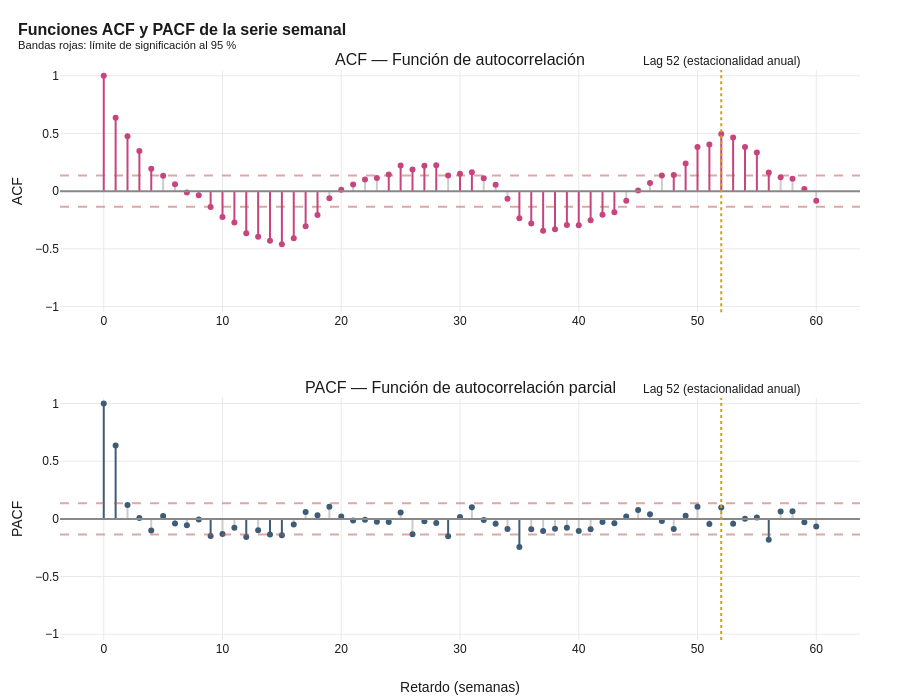

The notebook cell saved with this chart:
### Markdown cell above
## 3. Análisis de autocorrelaciones (ACF y PACF)

El análisis de autocorrelaciones cuantifica la dependencia entre los valores de la serie en distintos retardos temporales (t-1, t-2, ..., t-k). La función ACF (autocorrelación) mide la correlación entre la serie y sus retardos, mientras que la PACF (autocorrelación parcial) mide la correlación marginal una vez controlados los retardos intermedios. Ambas funciones son la herramienta clásica para identificar el orden adecuado del modelo SARIMA.

### Code cell
# 3.1 Cálculo de ACF y PACF sobre la serie original
n_lags = 60  # Cubrir más de un ciclo estacional anual

acf_vals  = acf(serie.dropna(), nlags=n_lags, fft=False)
pacf_vals = pacf(serie.dropna(), nlags=n_lags, method="ywm")

# Banda de confianza al 95% (aproximación)
n_obs = len(serie.dropna())
banda = 1.96 / np.sqrt(n_obs)

# Visualización
fig = make_subplots(
    rows=2, cols=1, subplot_titles=("ACF — Función de autocorrelación",
                                      "PACF — Función de autocorrelación parcial"),
    vertical_spacing=0.15,
)

# ACF
for i, val in enumerate(acf_vals):
    color = COLOR_NACIONAL if abs(val) > banda else "#CCCCCC"
    fig.add_trace(go.Scatter(x=[i, i], y=[0, val], mode="lines",
                              line=dict(color=color, width=2), showlegend=False), row=1, col=1)
fig.add_trace(go.Scatter(x=list(range(n_lags+1)), y=acf_vals, mode="markers",
                          marker=dict(size=6, color=COLOR_NACIONAL), showlegend=False), row=1, col=1)
fig.add_hline(y=banda, line_dash="dash", line_color=COLOR_NEGATIVO, row=1, col=1, opacity=0.5)
fig.add_hline(y=-banda, line_dash="dash", line_color=COLOR_NEGATIVO, row=1, col=1, opacity=0.5)
fig.add_hline(y=0, line_color="#888", row=1, col=1)

# PACF
for i, val in enumerate(pacf_vals):
    color = COLOR_INTERNACIONAL if abs(val) > banda else "#CCCCCC"
    fig.add_trace(go.Scatter(x=[i, i], y=[0, val], mode="lines",
                              line=dict(color=color, width=2), showlegend=False), row=2, col=1)
fig.add_trace(go.Scatter(x=list(range(n_lags+1)), y=pacf_vals, mode="markers",
                          marker=dict(size=6, color=COLOR_INTERNACIONAL), showlegend=False), row=2, col=1)
fig.add_hline(y=banda, line_dash="dash", line_color=COLOR_NEGATIVO, row=2, col=1, opacity=0.5)
fig.add_hline(y=-banda, line_dash="dash", line_color=COLOR_NEGATIVO, row=2, col=1, opacity=0.5)
fig.add_hline(y=0, line_color="#888", row=2, col=1)

# Línea vertical en lag 52 (estacionalidad anual)
fig.add_vline(x=52, line_dash="dot", line_color=COLOR_DESTACAR, line_width=2,
              annotation_text="Lag 52 (estacionalidad anual)",
              annotation_position="top", row="all", col=1)

fig.update_layout(
    title=dict(text="<b>Funciones ACF y PACF de la serie semanal</b><br><sup>Bandas rojas: límite de significación al 95 %</sup>"),
    height=700, showlegend=False,
)
fig.update_xaxes(title_text="Retardo (semanas)", row=2, col=1)
fig.update_yaxes(title_text="ACF", row=1, col=1, range=[-1.05, 1.05])
fig.update_yaxes(title_text="PACF", row=2, col=1, range=[-1.05, 1.05])
guardar_y_mostrar(fig, "05_acf_pacf_original", h=700)

### Figure 1 — Plotly figure (JSON) as saved in the notebook; plotly's stock layout.template omitted (floating-point values rounded to 4 significant figures)
{"data": [{"line": {"color": "#C8447F", "width": 2}, "mode": "lines", "showlegend": false, "type": "scatter", "x": [0, 0], "xaxis": "x", "y": [0, 1], "yaxis": "y"}, {"line": {"color": "#C8447F", "width": 2}, "mode": "lines", "showlegend": false, "type": "scatter", "x": [1, 1], "xaxis": "x", "y": [0, 0.6352], "yaxis": "y"}, {"line": {"color": "#C8447F", "width": 2}, "mode": "lines", "showlegend": false, "type": "scatter", "x": [2, 2], "xaxis": "x", "y": [0, 0.4752], "yaxis": "y"}, {"line": {"color": "#C8447F", "width": 2}, "mode": "lines", "showlegend": false, "type": "scatter", "x": [3, 3], "xaxis": "x", "y": [0, 0.3468], "yaxis": "y"}, {"line": {"color": "#C8447F", "width": 2}, "mode": "lines", "showlegend": false, "type": "scatter", "x": [4, 4], "xaxis": "x", "y": [0, 0.1948], "yaxis": "y"}, {"line": {"color": "#CCCCCC", "width": 2}, "mode": "lines", "showlegend": false, "type": "scatter", "x": [5, 5], "xaxis": "x", "y": [0, 0.1338], "yaxis": "y"}, {"line": {"color": "#CCCCCC", "width": 2}, "mode": "lines", "showlegend": false, "type": "scatter", "x": [6, 6], "xaxis": "x", "y": [0, 0.05901], "yaxis": "y"}, {"line": {"color": "#CCCCCC", "width": 2}, "mode": "lines", "showlegend": false, "type": "scatter", "x": [7, 7], "xaxis": "x", "y": [0, -0.01166], "yaxis": "y"}, {"line": {"color": "#CCCCCC", "width": 2}, "mode": "lines", "showlegend": false, "type": "scatter", "x": [8, 8], "xaxis": "x", "y": [0, -0.03563], "yaxis": "y"}, {"line": {"color": "#C8447F", "width": 2}, "mode": "lines", "showlegend": false, "type": "scatter", "x": [9, 9], "xaxis": "x", "y": [0, -0.1384], "yaxis": "y"}, {"line": {"color": "#C8447F", "width": 2}, "mode": "lines", "showlegend": false, "type": "scatter", "x": [10, 10], "xaxis": "x", "y": [0, -0.2253], "yaxis": "y"}, {"line": {"color": "#C8447F", "width": 2}, "mode": "lines", "showlegend": false, "type": "scatter", "x": [11, 11], "xaxis": "x", "y": [0, -0.2729], "yaxis": "y"}, {"line": {"color": "#C8447F", "width": 2}, "mode": "lines", "showlegend": false, "type": "scatter", "x": [12, 12], "xaxis": "x", "y": [0, -0.3642], "yaxis": "y"}, {"line": {"color": "#C8447F", "width": 2}, "mode": "lines", "showlegend": false, "type": "scatter", "x": [13, 13], "xaxis": "x", "y": [0, -0.3947], "yaxis": "y"}, {"line": {"color": "#C8447F", "width": 2}, "mode": "lines", "showlegend": false, "type": "scatter", "x": [14, 14], "xaxis": "x", "y": [0, -0.4304], "yaxis": "y"}, {"line": {"color": "#C8447F", "width": 2}, "mode": "lines", "showlegend": false, "type": "scatter", "x": [15, 15], "xaxis": "x", "y": [0, -0.4608], "yaxis": "y"}, {"line": {"color": "#C8447F", "width": 2}, "mode": "lines", "showlegend": false, "type": "scatter", "x": [16, 16], "xaxis": "x", "y": [0, -0.4086], "yaxis": "y"}, {"line": {"color": "#C8447F", "width": 2}, "mode": "lines", "showlegend": false, "type": "scatter", "x": [17, 17], "xaxis": "x", "y": [0, -0.304], "yaxis": "y"}, {"line": {"color": "#C8447F", "width": 2}, "mode": "lines", "showlegend": false, "type": "scatter", "x": [18, 18], "xaxis": "x", "y": [0, -0.2071], "yaxis": "y"}, {"line": {"color": "#CCCCCC", "width": 2}, "mode": "lines", "showlegend": false, "type": "scatter", "x": [19, 19], "xaxis": "x", "y": [0, -0.06207], "yaxis": "y"}, {"line": {"color": "#CCCCCC", "width": 2}, "mode": "lines", "showlegend": false, "type": "scatter", "x": [20, 20], "xaxis": "x", "y": [0, 0.01154], "yaxis": "y"}, {"line": {"color": "#CCCCCC", "width": 2}, "mode": "lines", "showlegend": false, "type": "scatter", "x": [21, 21], "xaxis": "x", "y": [0, 0.05648], "yaxis": "y"}, {"line": {"color": "#CCCCCC", "width": 2}, "mode": "lines", "showlegend": false, "type": "scatter", "x": [22, 22], "xaxis": "x", "y": [0, 0.1016], "yaxis": "y"}, {"line": {"color": "#CCCCCC", "width": 2}, "mode": "lines", "showlegend": false, "type": "scatter", "x": [23, 23], "xaxis": "x", "y": [0, 0.1138], "yaxis": "y"}, {"line": {"color": "#C8447F", "width": 2}, "mode": "lines", "showlegend": false, "type": "scatter", "x": [24, 24], "xaxis": "x", "y": [0, 0.1444], "yaxis": "y"}, {"line": {"color": "#C8447F", "width": 2}, "mode": "lines", "showlegend": false, "type": "scatter", "x": [25, 25], "xaxis": "x", "y": [0, 0.222], "yaxis": "y"}, {"line": {"color": "#C8447F", "width": 2}, "mode": "lines", "showlegend": false, "type": "scatter", "x": [26, 26], "xaxis": "x", "y": [0, 0.188], "yaxis": "y"}, {"line": {"color": "#C8447F", "width": 2}, "mode": "lines", "showlegend": false, "type": "scatter", "x": [27, 27], "xaxis": "x", "y": [0, 0.2208], "yaxis": "y"}, {"line": {"color": "#C8447F", "width": 2}, "mode": "lines", "showlegend": false, "type": "scatter", "x": [28, 28], "xaxis": "x", "y": [0, 0.2237], "yaxis": "y"}, {"line": {"color": "#CCCCCC", "width": 2}, "mode": "lines", "showlegend": false, "type": "scatter", "x": [29, 29], "xaxis": "x", "y": [0, 0.1356], "yaxis": "y"}, {"line": {"color": "#C8447F", "width": 2}, "mode": "lines", "showlegend": false, "type": "scatter", "x": [30, 30], "xaxis": "x", "y": [0, 0.1501], "yaxis": "y"}, {"line": {"color": "#C8447F", "width": 2}, "mode": "lines", "showlegend": false, "type": "scatter", "x": [31, 31], "xaxis": "x", "y": [0, 0.1639], "yaxis": "y"}, {"line": {"color": "#CCCCCC", "width": 2}, "mode": "lines", "showlegend": false, "type": "scatter", "x": [32, 32], "xaxis": "x", "y": [0, 0.1111], "yaxis": "y"}, {"line": {"color": "#CCCCCC", "width": 2}, "mode": "lines", "showlegend": false, "type": "scatter", "x": [33, 33], "xaxis": "x", "y": [0, 0.0547], "yaxis": "y"}, {"line": {"color": "#CCCCCC", "width": 2}, "mode": "lines", "showlegend": false, "type": "scatter", "x": [34, 34], "xaxis": "x", "y": [0, -0.06546], "yaxis": "y"}, {"line": {"color": "#C8447F", "width": 2}, "mode": "lines", "showlegend": false, "type": "scatter", "x": [35, 35], "xaxis": "x", "y": [0, -0.2341], "yaxis": "y"}, {"line": {"color": "#C8447F", "width": 2}, "mode": "lines", "showlegend": false, "type": "scatter", "x": [36, 36], "xaxis": "x", "y": [0, -0.2812], "yaxis": "y"}, {"line": {"color": "#C8447F", "width": 2}, "mode": "lines", "showlegend": false, "type": "scatter", "x": [37, 37], "xaxis": "x", "y": [0, -0.3442], "yaxis": "y"}, {"line": {"color": "#C8447F", "width": 2}, "mode": "lines", "showlegend": false, "type": "scatter", "x": [38, 38], "xaxis": "x", "y": [0, -0.33], "yaxis": "y"}, {"line": {"color": "#C8447F", "width": 2}, "mode": "lines", "showlegend": false, "type": "scatter", "x": [39, 39], "xaxis": "x", "y": [0, -0.2938], "yaxis": "y"}, {"line": {"color": "#C8447F", "width": 2}, "mode": "lines", "showlegend": false, "type": "scatter", "x": [40, 40], "xaxis": "x", "y": [0, -0.2949], "yaxis": "y"}, {"line": {"color": "#C8447F", "width": 2}, "mode": "lines", "showlegend": false, "type": "scatter", "x": [41, 41], "xaxis": "x", "y": [0, -0.2531], "yaxis": "y"}, {"line": {"color": "#C8447F", "width": 2}, "mode": "lines", "showlegend": false, "type": "scatter", "x": [42, 42], "xaxis": "x", "y": [0, -0.2052], "yaxis": "y"}, {"line": {"color": "#C8447F", "width": 2}, "mode": "lines", "showlegend": false, "type": "scatter", "x": [43, 43], "xaxis": "x", "y": [0, -0.1824], "yaxis": "y"}, {"line": {"color": "#CCCCCC", "width": 2}, "mode": "lines", "showlegend": false, "type": "scatter", "x": [44, 44], "xaxis": "x", "y": [0, -0.08303], "yaxis": "y"}, {"line": {"color": "#CCCCCC", "width": 2}, "mode": "lines", "showlegend": false, "type": "scatter", "x": [45, 45], "xaxis": "x", "y": [0, 0.005721], "yaxis": "y"}, {"line": {"color": "#CCCCCC", "width": 2}, "mode": "lines", "showlegend": false, "type": "scatter", "x": [46, 46], "xaxis": "x", "y": [0, 0.0702], "yaxis": "y"}, {"line": {"color": "#CCCCCC", "width": 2}, "mode": "lines", "showlegend": false, "type": "scatter", "x": [47, 47], "xaxis": "x", "y": [0, 0.1349], "yaxis": "y"}, {"line": {"color": "#C8447F", "width": 2}, "mode": "lines", "showlegend": false, "type": "scatter", "x": [48, 48], "xaxis": "x", "y": [0, 0.1403], "yaxis": "y"}, {"line": {"color": "#C8447F", "width": 2}, "mode": "lines", "showlegend": false, "type": "scatter", "x": [49, 49], "xaxis": "x", "y": [0, 0.2391], "yaxis": "y"}, {"line": {"color": "#C8447F", "width": 2}, "mode": "lines", "showlegend": false, "type": "scatter", "x": [50, 50], "xaxis": "x", "y": [0, 0.3825], "yaxis": "y"}, {"line": {"color": "#C8447F", "width": 2}, "mode": "lines", "showlegend": false, "type": "scatter", "x": [51, 51], "xaxis": "x", "y": [0, 0.4033], "yaxis": "y"}, {"line": {"color": "#C8447F", "width": 2}, "mode": "lines", "showlegend": false, "type": "scatter", "x": [52, 52], "xaxis": "x", "y": [0, 0.4951], "yaxis": "y"}, {"line": {"color": "#C8447F", "width": 2}, "mode": "lines", "showlegend": false, "type": "scatter", "x": [53, 53], "xaxis": "x", "y": [0, 0.4647], "yaxis": "y"}, {"line": {"color": "#C8447F", "width": 2}, "mode": "lines", "showlegend": false, "type": "scatter", "x": [54, 54], "xaxis": "x", "y": [0, 0.3835], "yaxis": "y"}, {"line": {"color": "#C8447F", "width": 2}, "mode": "lines", "showlegend": false, "type": "scatter", "x": [55, 55], "xaxis": "x", "y": [0, 0.3346], "yaxis": "y"}, {"line": {"color": "#C8447F", "width": 2}, "mode": "lines", "showlegend": false, "type": "scatter", "x": [56, 56], "xaxis": "x", "y": [0, 0.1616], "yaxis": "y"}, {"line": {"color": "#CCCCCC", "width": 2}, "mode": "lines", "showlegend": false, "type": "scatter", "x": [57, 57], "xaxis": "x", "y": [0, 0.1198], "yaxis": "y"}, {"line": {"color": "#CCCCCC", "width": 2}, "mode": "lines", "showlegend": false, "type": "scatter", "x": [58, 58], "xaxis": "x", "y": [0, 0.1082], "yaxis": "y"}, {"line": {"color": "#CCCCCC", "width": 2}, "mode": "lines", "showlegend": false, "type": "scatter", "x": [59, 59], "xaxis": "x", "y": [0, 0.01885], "yaxis": "y"}, {"line": {"color": "#CCCCCC", "width": 2}, "mode": "lines", "showlegend": false, "type": "scatter", "x": [60, 60], "xaxis": "x", "y": [0, -0.08236], "yaxis": "y"}, {"marker": {"color": "#C8447F", "size": 6}, "mode": "markers", "showlegend": false, "type": "scatter", "x": [0, 1, 2, 3, 4, 5, 6, 7, 8, 9, 10, 11, 12, 13, 14, 15, 16, 17, 18, 19, 20, 21, 22, 23, 24, 25, 26, 27, 28, 29, 30, 31, 32, 33, 34, 35, 36, 37, 38, 39, 40, 41, 42, 43, 44, 45, 46, 47, 48, 49, 50, 51, 52, 53, 54, 55, 56, 57, 58, 59, 60], "xaxis": "x", "y": [1.0, 0.6352, 0.4752, 0.3468, 0.1948, 0.1338, 0.05901, -0.01166, -0.03563, -0.1384, -0.2253, -0.2729, -0.3642, -0.3947, -0.4304, -0.4608, -0.4086, -0.304, -0.2071, -0.06207, 0.01154, 0.05648, 0.1016, 0.1138, 0.1444, 0.222, 0.188, 0.2208, 0.2237, 0.1356, 0.1501, 0.1639, 0.1111, 0.0547, -0.06546, -0.2341, -0.2812, -0.3442, -0.33, -0.2938, -0.2949, -0.2531, -0.2052, -0.1824, -0.08303, 0.005721, 0.0702, 0.1349, 0.1403, 0.2391, 0.3825, 0.4033, 0.4951, 0.4647, 0.3835, 0.3346, 0.1616, 0.1198, 0.1082, 0.01885, -0.08236], "yaxis": "y"}, {"line": {"color": "#3E5C76", "width": 2}, "mode": "lines", "showlegend": false, "type": "scatter", "x": [0, 0], "xaxis": "x2", "y": [0, 1], "yaxis": "y2"}, {"line": {"color": "#3E5C76", "width": 2}, "mode": "lines", "showlegend": false, "type": "scatter", "x": [1, 1], "xaxis": "x2", "y": [0, 0.6352], "yaxis": "y2"}, {"line": {"color": "#CCCCCC", "width": 2}, "mode": "lines", "showlegend": false, "type": "scatter", "x": [2, 2], "xaxis": "x2", "y": [0, 0.1202], "yaxis": "y2"}, {"line": {"color": "#CCCCCC", "width": 2}, "mode": "lines", "showlegend": false, "type": "scatter", "x": [3, 3], "xaxis": "x2", "y": [0, 0.008162], "yaxis": "y2"}, {"line": {"color": "#CCCCCC", "width": 2}, "mode": "lines", "showlegend": false, "type": "scatter", "x": [4, 4], "xaxis": "x2", "y": [0, -0.1001], "yaxis": "y2"}, {"line": {"color": "#CCCCCC", "width": 2}, "mode": "lines", "showlegend": false, "type": "scatter", "x": [5, 5], "xaxis": "x2", "y": [0, 0.02415], "yaxis": "y2"}, {"line": {"color": "#CCCCCC", "width": 2}, "mode": "lines", "showlegend": false, "type": "scatter", "x": [6, 6], "xaxis": "x2", "y": [0, -0.03966], "yaxis": "y2"}, {"line": {"color": "#CCCCCC", "width": 2}, "mode": "lines", "showlegend": false, "type": "scatter", "x": [7, 7], "xaxis": "x2", "y": [0, -0.05614], "yaxis": "y2"}, {"line": {"color": "#CCCCCC", "width": 2}, "mode": "lines", "showlegend": false, "type": "scatter", "x": [8, 8], "xaxis": "x2", "y": [0, -0.004394], "yaxis": "y2"}, {"line": {"color": "#3E5C76", "width": 2}, "mode": "lines", "showlegend": false, "type": "scatter", "x": [9, 9], "xaxis": "x2", "y": [0, -0.1482], "yaxis": "y2"}, {"line": {"color": "#CCCCCC", "width": 2}, "mode": "lines", "showlegend": false, "type": "scatter", "x": [10, 10], "xaxis": "x2", "y": [0, -0.13], "yaxis": "y2"}, {"line": {"color": "#CCCCCC", "width": 2}, "mode": "lines", "showlegend": false, "type": "scatter", "x": [11, 11], "xaxis": "x2", "y": [0, -0.07664], "yaxis": "y2"}, {"line": {"color": "#3E5C76", "width": 2}, "mode": "lines", "showlegend": false, "type": "scatter", "x": [12, 12], "xaxis": "x2", "y": [0, -0.1582], "yaxis": "y2"}, {"line": {"color": "#CCCCCC", "width": 2}, "mode": "lines", "showlegend": false, "type": "scatter", "x": [13, 13], "xaxis": "x2", "y": [0, -0.09967], "yaxis": "y2"}, {"line": {"color": "#3E5C76", "width": 2}, "mode": "lines", "showlegend": false, "type": "scatter", "x": [14, 14], "xaxis": "x2", "y": [0, -0.1363], "yaxis": "y2"}, {"line": {"color": "#3E5C76", "width": 2}, "mode": "lines", "showlegend": false, "type": "scatter", "x": [15, 15], "xaxis": "x2", "y": [0, -0.1429], "yaxis": "y2"}, {"line": {"color": "#CCCCCC", "width": 2}, "mode": "lines", "showlegend": false, "type": "scatter", "x": [16, 16], "xaxis": "x2", "y": [0, -0.04906], "yaxis": "y2"}, {"line": {"color": "#CCCCCC", "width": 2}, "mode": "lines", "showlegend": false, "type": "scatter", "x": [17, 17], "xaxis": "x2", "y": [0, 0.05886], "yaxis": "y2"}, {"line": {"color": "#CCCCCC", "width": 2}, "mode": "lines", "showlegend": false, "type": "scatter", "x": [18, 18], "xaxis": "x2", "y": [0, 0.03063], "yaxis": "y2"}, {"line": {"color": "#CCCCCC", "width": 2}, "mode": "lines", "showlegend": false, "type": "scatter", "x": [19, 19], "xaxis": "x2", "y": [0, 0.1053], "yaxis": "y2"}, {"line": {"color": "#CCCCCC", "width": 2}, "mode": "lines", "showlegend": false, "type": "scatter", "x": [20, 20], "xaxis": "x2", "y": [0, 0.02124], "yaxis": "y2"}, {"line": {"color": "#CCCCCC", "width": 2}, "mode": "lines", "showlegend": false, "type": "scatter", "x": [21, 21], "xaxis": "x2", "y": [0, -0.01511], "yaxis": "y2"}, {"line": {"color": "#CCCCCC", "width": 2}, "mode": "lines", "showlegend": false, "type": "scatter", "x": [22, 22], "xaxis": "x2", "y": [0, -0.006608], "yaxis": "y2"}, {"line": {"color": "#CCCCCC", "width": 2}, "mode": "lines", "showlegend": false, "type": "scatter", "x": [23, 23], "xaxis": "x2", "y": [0, -0.02387], "yaxis": "y2"}, {"line": {"color": "#CCCCCC", "width": 2}, "mode": "lines", "showlegend": false, "type": "scatter", "x": [24, 24], "xaxis": "x2", "y": [0, -0.02651], "yaxis": "y2"}, {"line": {"color": "#CCCCCC", "width": 2}, "mode": "lines", "showlegend": false, "type": "scatter", "x": [25, 25], "xaxis": "x2", "y": [0, 0.05429], "yaxis": "y2"}, {"line": {"color": "#CCCCCC", "width": 2}, "mode": "lines", "showlegend": false, "type": "scatter", "x": [26, 26], "xaxis": "x2", "y": [0, -0.1343], "yaxis": "y2"}, {"line": {"color": "#CCCCCC", "width": 2}, "mode": "lines", "showlegend": false, "type": "scatter", "x": [27, 27], "xaxis": "x2", "y": [0, -0.02084], "yaxis": "y2"}, {"line": {"color": "#CCCCCC", "width": 2}, "mode": "lines", "showlegend": false, "type": "scatter", "x": [28, 28], "xaxis": "x2", "y": [0, -0.03571], "yaxis": "y2"}, {"line": {"color": "#3E5C76", "width": 2}, "mode": "lines", "showlegend": false, "type": "scatter", "x": [29, 29], "xaxis": "x2", "y": [0, -0.1505], "yaxis": "y2"}, {"line": {"color": "#CCCCCC", "width": 2}, "mode": "lines", "showlegend": false, "type": "scatter", "x": [30, 30], "xaxis": "x2", "y": [0, 0.01668], "yaxis": "y2"}, {"line": {"color": "#CCCCCC", "width": 2}, "mode": "lines", "showlegend": false, "type": "scatter", "x": [31, 31], "xaxis": "x2", "y": [0, 0.1002], "yaxis": "y2"}, {"line": {"color": "#CCCCCC", "width": 2}, "mode": "lines", "showlegend": false, "type": "scatter", "x": [32, 32], "xaxis": "x2", "y": [0, -0.009236], "yaxis": "y2"}, {"line": {"color": "#CCCCCC", "width": 2}, "mode": "lines", "showlegend": false, "type": "scatter", "x": [33, 33], "xaxis": "x2", "y": [0, -0.04302], "yaxis": "y2"}, {"line": {"color": "#CCCCCC", "width": 2}, "mode": "lines", "showlegend": false, "type": "scatter", "x": [34, 34], "xaxis": "x2", "y": [0, -0.08823], "yaxis": "y2"}, {"line": {"color": "#3E5C76", "width": 2}, "mode": "lines", "showlegend": false, "type": "scatter", "x": [35, 35], "xaxis": "x2", "y": [0, -0.2431], "yaxis": "y2"}, {"line": {"color": "#CCCCCC", "width": 2}, "mode": "lines", "showlegend": false, "type": "scatter", "x": [36, 36], "xaxis": "x2", "y": [0, -0.09055], "yaxis": "y2"}, {"line": {"color": "#CCCCCC", "width": 2}, "mode": "lines", "showlegend": false, "type": "scatter", "x": [37, 37], "xaxis": "x2", "y": [0, -0.1044], "yaxis": "y2"}, {"line": {"color": "#CCCCCC", "width": 2}, "mode": "lines", "showlegend": false, "type": "scatter", "x": [38, 38], "xaxis": "x2", "y": [0, -0.08591], "yaxis": "y2"}, {"line": {"color": "#CCCCCC", "width": 2}, "mode": "lines", "showlegend": false, "type": "scatter", "x": [39, 39], "xaxis": "x2", "y": [0, -0.07787], "yaxis": "y2"}, {"line": {"color": "#CCCCCC", "width": 2}, "mode": "lines", "showlegend": false, "type": "scatter", "x": [40, 40], "xaxis": "x2", "y": [0, -0.1055], "yaxis": "y2"}, {"line": {"color": "#CCCCCC", "width": 2}, "mode": "lines", "showlegend": false, "type": "scatter", "x": [41, 41], "xaxis": "x2", "y": [0, -0.0904], "yaxis": "y2"}, {"line": {"color": "#CCCCCC", "width": 2}, "mode": "lines", "showlegend": false, "type": "scatter", "x": [42, 42], "xaxis": "x2", "y": [0, -0.02759], "yaxis": "y2"}, {"line": {"color": "#CCCCCC", "width": 2}, "mode": "lines", "showlegend": false, "type": "scatter", "x": [43, 43], "xaxis": "x2", "y": [0, -0.03755], "yaxis": "y2"}, {"line": {"color": "#CCCCCC", "width": 2}, "mode": "lines", "showlegend": false, "type": "scatter", "x": [44, 44], "xaxis": "x2", "y": [0, 0.02029], "yaxis": "y2"}, {"line": {"color": "#CCCCCC", "width": 2}, "mode": "lines", "showlegend": false, "type": "scatter", "x": [45, 45], "xaxis": "x2", "y": [0, 0.07657], "yaxis": "y2"}, {"line": {"color": "#CCCCCC", "width": 2}, "mode": "lines", "showlegend": false, "type": "scatter", "x": [46, 46], "xaxis": "x2", "y": [0, 0.04094], "yaxis": "y2"}, {"line": {"color": "#CCCCCC", "width": 2}, "mode": "lines", "showlegend": false, "type": "scatter", "x": [47, 47], "xaxis": "x2", "y": [0, -0.0178], "yaxis": "y2"}, {"line": {"color": "#CCCCCC", "width": 2}, "mode": "lines", "showlegend": false, "type": "scatter", "x": [48, 48], "xaxis": "x2", "y": [0, -0.08681], "yaxis": "y2"}, {"line": {"color": "#CCCCCC", "width": 2}, "mode": "lines", "showlegend": false, "type": "scatter", "x": [49, 49], "xaxis": "x2", "y": [0, 0.02658], "yaxis": "y2"}, {"line": {"color": "#CCCCCC", "width": 2}, "mode": "lines", "showlegend": false, "type": "scatter", "x": [50, 50], "xaxis": "x2", "y": [0, 0.1041], "yaxis": "y2"}, {"line": {"color": "#CCCCCC", "width": 2}, "mode": "lines", "showlegend": false, "type": "scatter", "x": [51, 51], "xaxis": "x2", "y": [0, -0.04474], "yaxis": "y2"}, {"line": {"color": "#CCCCCC", "width": 2}, "mode": "lines", "showlegend": false, "type": "scatter", "x": [52, 52], "xaxis": "x2", "y": [0, 0.09872], "yaxis": "y2"}, {"line": {"color": "#CCCCCC", "width": 2}, "mode": "lines", "showlegend": false, "type": "scatter", "x": [53, 53], "xaxis": "x2", "y": [0, -0.04293], "yaxis": "y2"}, {"line": {"color": "#CCCCCC", "width": 2}, "mode": "lines", "showlegend": false, "type": "scatter", "x": [54, 54], "xaxis": "x2", "y": [0, 0.001083], "yaxis": "y2"}, {"line": {"color": "#CCCCCC", "width": 2}, "mode": "lines", "showlegend": false, "type": "scatter", "x": [55, 55], "xaxis": "x2", "y": [0, 0.01169], "yaxis": "y2"}, {"line": {"color": "#3E5C76", "width": 2}, "mode": "lines", "showlegend": false, "type": "scatter", "x": [56, 56], "xaxis": "x2", "y": [0, -0.1809], "yaxis": "y2"}, {"line": {"color": "#CCCCCC", "width": 2}, "mode": "lines", "showlegend": false, "type": "scatter", "x": [57, 57], "xaxis": "x2", "y": [0, 0.06458], "yaxis": "y2"}, {"line": {"color": "#CCCCCC", "width": 2}, "mode": "lines", "showlegend": false, "type": "scatter", "x": [58, 58], "xaxis": "x2", "y": [0, 0.06688], "yaxis": "y2"}, {"line": {"color": "#CCCCCC", "width": 2}, "mode": "lines", "showlegend": false, "type": "scatter", "x": [59, 59], "xaxis": "x2", "y": [0, -0.02856], "yaxis": "y2"}, {"line": {"color": "#CCCCCC", "width": 2}, "mode": "lines", "showlegend": false, "type": "scatter", "x": [60, 60], "xaxis": "x2", "y": [0, -0.06565], "yaxis": "y2"}, {"marker": {"color": "#3E5C76", "size": 6}, "mode": "markers", "showlegend": false, "type": "scatter", "x": [0, 1, 2, 3, 4, 5, 6, 7, 8, 9, 10, 11, 12, 13, 14, 15, 16, 17, 18, 19, 20, 21, 22, 23, 24, 25, 26, 27, 28, 29, 30, 31, 32, 33, 34, 35, 36, 37, 38, 39, 40, 41, 42, 43, 44, 45, 46, 47, 48, 49, 50, 51, 52, 53, 54, 55, 56, 57, 58, 59, 60], "xaxis": "x2", "y": [1.0, 0.6352, 0.1202, 0.008162, -0.1001, 0.02415, -0.03966, -0.05614, -0.004394, -0.1482, -0.13, -0.07664, -0.1582, -0.09967, -0.1363, -0.1429, -0.04906, 0.05886, 0.03063, 0.1053, 0.02124, -0.01511, -0.006608, -0.02387, -0.02651, 0.05429, -0.1343, -0.02084, -0.03571, -0.1505, 0.01668, 0.1002, -0.009236, -0.04302, -0.08823, -0.2431, -0.09055, -0.1044, -0.08591, -0.07787, -0.1055, -0.0904, -0.02759, -0.03755, 0.02029, 0.07657, 0.04094, -0.0178, -0.08681, 0.02658, 0.1041, -0.04474, 0.09872, -0.04293, 0.001083, 0.01169, -0.1809, 0.06458, 0.06688, -0.02856, -0.06565], "yaxis": "y2"}], "layout": {"annotations": [{"font": {"size": 16}, "showarrow": false, "text": "ACF — Función de autocorrelación", "x": 0.5, "xanchor": "center", "xref": "paper", "y": 1, "yanchor": "bottom", "yref": "paper"}, {"font": {"size": 16}, "showarrow": false, "text": "PACF — Función de autocorrelación parcial", "x": 0.5, "xanchor": "center", "xref": "paper", "y": 0.425, "yanchor": "bottom", "yref": "paper"}, {"showarrow": false, "text": "Lag 52 (estacionalidad anual)", "x": 52, "xanchor": "center", "xref": "x", "y": 1, "yanchor": "bottom", "yref": "y domain"}, {"showarrow": false, "text": "Lag 52 (estacionalidad anual)", "x": 52, "xanchor": "center", "xref": "x2", "y": 1, "yanchor": "bottom", "yref": "y2 domain"}], "height": 700, "shapes": [{"line": {"color": "#B85450", "dash": "dash"}, "opacity": 0.5, "type": "line", "x0": 0, "x1": 1, "xref": "x domain", "y0": 0.1359, "y1": 0.1359, "yref": "y"}, {"line": {"color": "#B85450", "dash": "dash"}, "opacity": 0.5, "type": "line", "x0": 0, "x1": 1, "xref": "x domain", "y0": -0.1359, "y1": -0.1359, "yref": "y"}, {"line": {"color": "#888"}, "type": "line", "x0": 0, "x1": 1, "xref": "x domain", "y0": 0, "y1": 0, "yref": "y"}, {"line": {"color": "#B85450", "dash": "dash"}, "opacity": 0.5, "type": "line", "x0": 0, "x1": 1, "xref": "x2 domain", "y0": 0.1359, "y1": 0.1359, "yref": "y2"}, {"line": {"color": "#B85450", "dash": "dash"}, "opacity": 0.5, "type": "line", "x0": 0, "x1": 1, "xref": "x2 domain", "y0": -0.1359, "y1": -0.1359, "yref": "y2"}, {"line": {"color": "#888"}, "type": "line", "x0": 0, "x1": 1, "xref": "x2 domain", "y0": 0, "y1": 0, "yref": "y2"}, {"line": {"color": "#D4A017", "dash": "dot", "width": 2}, "type": "line", "x0": 52, "x1": 52, "xref": "x", "y0": 0, "y1": 1, "yref": "y domain"}, {"line": {"color": "#D4A017", "dash": "dot", "width": 2}, "type": "line", "x0": 52, "x1": 52, "xref": "x2", "y0": 0, "y1": 1, "yref": "y2 domain"}], "showlegend": false, "title": {"text": "<b>Funciones ACF y PACF de la serie semanal</b><br><sup>Bandas rojas: límite de significación al 95 %</sup>"}, "xaxis": {"anchor": "y", "domain": [0, 1]}, "xaxis2": {"anchor": "y2", "domain": [0, 1], "title": {"text": "Retardo (semanas)"}}, "yaxis": {"anchor": "x", "domain": [0.575, 1], "range": [-1.05, 1.05], "title": {"text": "ACF"}}, "yaxis2": {"anchor": "x2", "domain": [0, 0.425], "range": [-1.05, 1.05], "title": {"text": "PACF"}}}}
